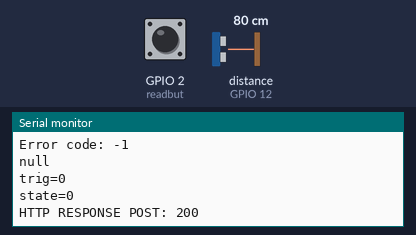
The sketch below on a simulated ESP8266 (NodeMCU). On the bench: the last lines printed to the serial monitor. Wiring (inferred from the names in the program): ultrasonic range finder: trigger GPIO 16; echo GPIO 12. The test bench sets the inputs (shaded band); at power-on: distance to the obstacle (sensor on GPIO 12) 80 cm, GPIO 2 (readbut) LOW. The echo pulse lasts 58.3 µs per cm; WiFi joins after 1.5 s; servers stay silent unless stated; uploads are accepted with an empty reply.

Above: at 2.7 s.
2.8 s: distance to the obstacle (sensor on GPIO 12) set to 2 cm
At 3.06 s:
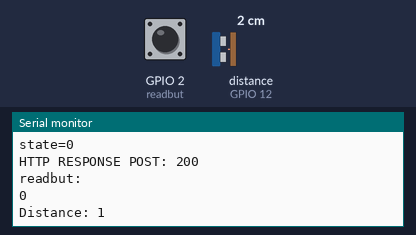
4.7 s: GPIO 2 (readbut) pulled HIGH for 1.7 s
7.9 s: distance to the obstacle (sensor on GPIO 12) set to 4 cm
At 8.87 s:
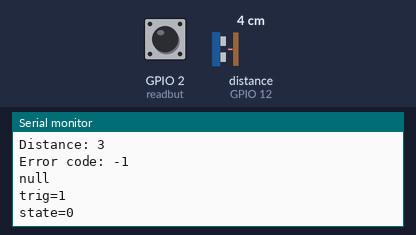
Timing chart, 0 to 10.9 s (numbered marks = the images above; inputs shaded):
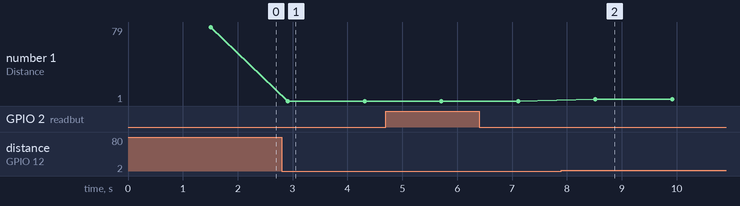

The sketch:

esp.ino
```cpp
#include <ESP8266WiFi.h>
#include <ESP8266HTTPClient.h>
#include <WiFiClient.h>
#include <Arduino_JSON.h>
int trig=0;
const char* ssid = "TP";
const int trigPin = 16;
const int echoPin = 12;
const int readbut=2;
const char* pass = "1368maman20baba";
String outputsState;
String state="1";
long duration;
int distance;
const char* serverName1 = "http://farsam-co.com/ard-sensor-post.php";
const char* serverName2 = "http://farsam-co.com/ard-sensor-get.php";
void setup() {
  Serial.begin(115200);
  WiFi.disconnect();
  WiFi.begin(ssid,pass);
  while((!(WiFi.status() == WL_CONNECTED))){
  delay(300);
  Serial.print(".");
  }
  Serial.println("Connected to WiFi");
  pinMode(trigPin, OUTPUT);
  pinMode(echoPin, INPUT);
  pinMode(readbut,INPUT);

}

void loop() {
 int readed=digitalRead(readbut);
 if (readed==HIGH){
  trig=0;
 }Serial.println("readbut:");
 Serial.println(readed);
 if((WiFi.status() == WL_CONNECTED)){

  digitalWrite(trigPin, LOW);
  delayMicroseconds(2);
  digitalWrite(trigPin, HIGH);
  delayMicroseconds(10);
  digitalWrite(trigPin, LOW);
  duration = pulseIn(echoPin, HIGH);
  distance = duration * 0.034 / 2;
  Serial.print("Distance: ");
  Serial.println(distance);

  int safe=httpGETRequest(serverName2);

  if (distance<20){
    trig =1;
  }
  Serial.print("trig=");
  Serial.println(trig);
  if (trig==1&&safe==1)
      state="1";
  else {
      state="0";
  }
  String post=httpPOSTRequest(serverName1,state);
  Serial.println(post);
    }
   else {
      Serial.println("WiFi Disconnected");
    }


  delay(1000);
}
String httpPOSTRequest(const char* serverName,String state){
      HTTPClient http;
      String s="state="+state;
      Serial.println(s);
      http.begin(serverName);
      http.addHeader("Content-Type", "application/x-www-form-urlencoded");
     int httpResponseCode = http.POST(s);
     Serial.print("HTTP RESPONSE POST: ");
     Serial.println(httpResponseCode);
     String payload = http.getString();

     http.end();
     return payload;
}
int httpGETRequest(const char* serverName) {
  WiFiClient client;
  HTTPClient http;

  // Your IP address with path or Domain name with URL path
  http.begin(client, serverName);

  // Send HTTP POST request and recieve response code
  int httpResponseCode = http.GET();

  String payload = "{}";
  // code 200 means OK
  if (httpResponseCode>0) {
    Serial.print("HTTP Response code GET: ");
    Serial.println(httpResponseCode);
    payload = http.getString();
    Serial.println(payload);
  }
  else {
    Serial.print("Error code: ");
    Serial.println(httpResponseCode);
  }
  JSONVar myObject = JSON.parse(payload);
  JSONVar keys = myObject.keys();
  JSONVar value = myObject[keys[0]];
  Serial.println(value);
  // Free resources
  http.end();

  return atoi(value);
}
```

Measured:
- after the input at 2.8 s, the serial monitor: prints a new line after 0.11 s (image 1)
- after the input at 7.9 s, the serial monitor: prints a new line after 0.61 s (image 2)
- plotted number 1: 79 → 1 after the input at 2.8 s, 1 → 3 after the input at 7.9 s
